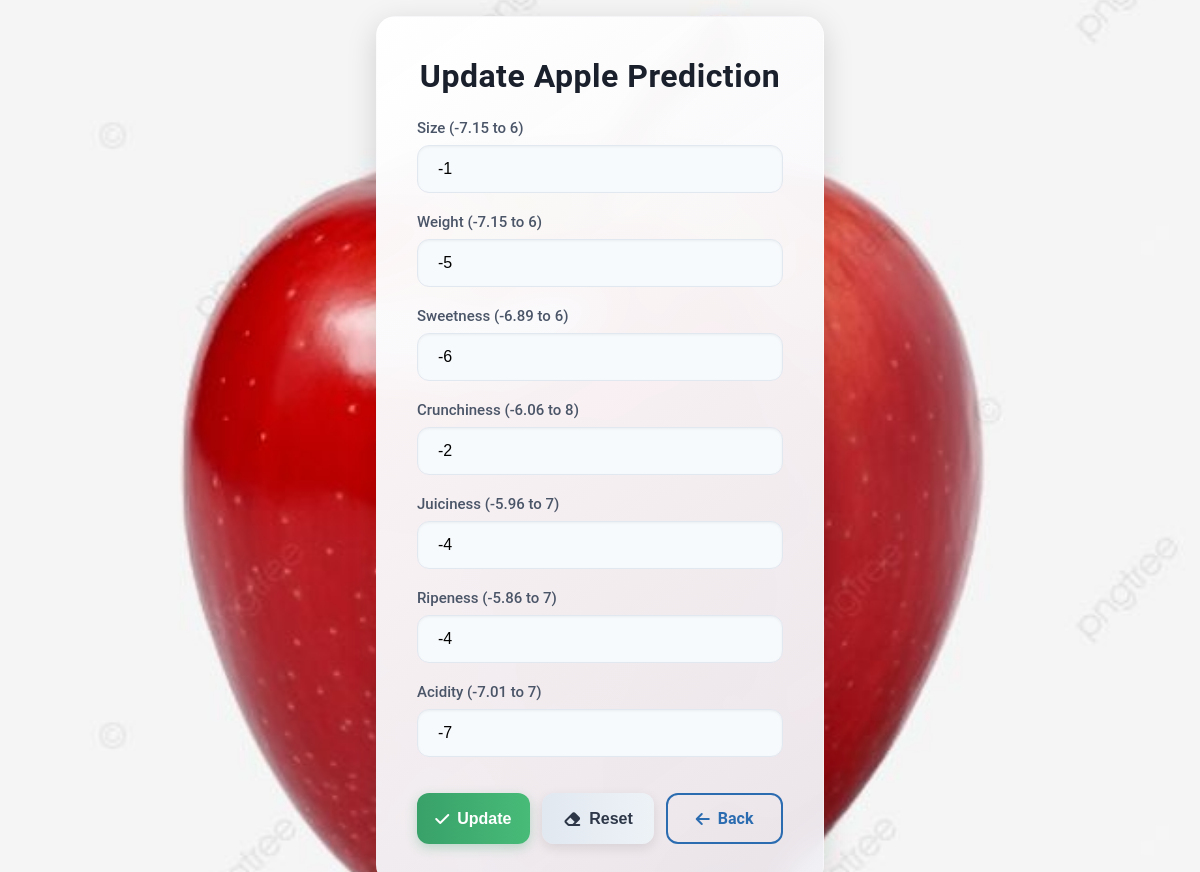
Screenshot of /update.php?id=16 (signed in) with the database file from the repository.
### tables this page shows
CREATE TABLE `apple_data` (
  `apple_id` int(11) NOT NULL,
  `size` float DEFAULT NULL,
  `weight` float DEFAULT NULL,
  `sweetness` float DEFAULT NULL,
  `crunchiness` float DEFAULT NULL,
  `juiciness` float DEFAULT NULL,
  `ripeness` float DEFAULT NULL,
  `acidity` float DEFAULT NULL,
  `user_id` int(11) DEFAULT NULL,
  `quality` varchar(10) DEFAULT NULL,
  `created_at` timestamp NOT NULL DEFAULT current_timestamp(),
  `confidence` decimal(5,2) DEFAULT NULL
);

### update.php (the view, shortened to what this page needs)
<?php
require 'conn.php';
$apple_id = (int)$_GET['id'];
$user_id = $_SESSION['id'];
$stmt = $dbhandle->prepare("SELECT size, weight, sweetness, crunchiness, juiciness, ripeness, acidity
                           FROM apple_data
                           WHERE apple_id = ? AND user_id = ?");
$stmt->bind_param("ii", $apple_id, $user_id);
$stmt->execute();
$result = $stmt->get_result();
$row = $result->fetch_assoc();
?>
<!DOCTYPE html>
<html lang="en">
<head>
    <link rel="stylesheet" href="css/predict.css">
    <link rel="stylesheet" href="https://cdnjs.cloudflare.com/ajax/libs/font-awesome/6.4.2/css/all.min.css">
</head>
<body>
    <div class="container">
        <h2 class="title">Update Apple Prediction</h2>
        <form action="update.php?id=<?php echo htmlspecialchars($apple_id); ?>" method="post" class="form">
            <div class="input-group">
                <label for="size">Size (-7.15 to 6)</label>
                <input type="number" name="size" id="size" step="0.01" min="-7.15" max="6"
                       value="<?php echo htmlspecialchars($row['size']); ?>" required>
            </div>
            <div class="input-group">
                <label for="weight">Weight (-7.15 to 6)</label>
                <input type="number" name="weight" id="weight" step="0.01" min="-7.15" max="6"
                       value="<?php echo htmlspecialchars($row['weight']); ?>" required>
            </div>
            <div class="input-group">
                <label for="sweetness">Sweetness (-6.89 to 6)</label>
                <input type="number" name="sweetness" id="sweetness" step="0.01" min="-6.89" max="6"
                       value="<?php echo htmlspecialchars($row['sweetness']); ?>" required>
            </div>
            <div class="input-group">
                <label for="crunchiness">Crunchiness (-6.06 to 8)</label>
                <input type="number" name="crunchiness" id="crunchiness" step="0.01" min="-6.06" max="8"
                       value="<?php echo htmlspecialchars($row['crunchiness']); ?>" required>
            </div>
            <div class="input-group">
                <label for="juiciness">Juiciness (-5.96 to 7)</label>
                <input type="number" name="juiciness" id="juiciness" step="0.01" min="-5.96" max="7"
                       value="<?php echo htmlspecialchars($row['juiciness']); ?>" required>
            </div>
            <div class="input-group">
                <label for="ripeness">Ripeness (-5.86 to 7)</label>
                <input type="number" name="ripeness" id="ripeness" step="0.01" min="-5.86" max="7"
                       value="<?php echo htmlspecialchars($row['ripeness']); ?>" required>
            </div>
            <div class="input-group">
                <label for="acidity">Acidity (-7.01 to 7)</label>
                <input type="number" name="acidity" id="acidity" step="0.01" min="-7.01" max="7"
                       value="<?php echo htmlspecialchars($row['acidity']); ?>" required>
            </div>
            <div class="button-group">
                <button type="submit" class="register-btn"><i class="fas fa-check"></i> Update</button>
                <button type="reset" class="clear-btn"><i class="fas fa-eraser"></i> Reset</button>
                <a href="history.php" class="back-btn"><i class="fas fa-arrow-left"></i> Back</a>
            </div>
        </form>
    </div>
</body>
</html>

### css/predict.css (style rules this page uses)
* { margin: 0; padding: 0; box-sizing: border-box; }
body { font-family: 'Roboto', sans-serif; background: url('../images/apple.jpg') no-repeat center center fixed; background-size: cover; display: flex; justify-content: center; align-items: center; min-height: 100vh; margin: 0; padding: 1rem; }
.container { background: linear-gradient(145deg, rgba(255, 255, 255, 0.98), rgba(240, 240, 245, 0.95)); backdrop-filter: blur(12px); padding: clamp(2rem, 5vw, 2.5rem); border-radius: 20px; width: clamp(22rem, 45vw, 28rem); max-width: 28rem; text-align: center; box-shadow: 0 8px 30px rgba(0, 0, 0, 0.15); border: 1px solid rgba(255, 255, 255, 0.2); }
.title { font-size: clamp(1.75rem, 4vw, 2rem); font-weight: 700; color: #1A202C; margin-bottom: 1.5rem; letter-spacing: 0.5px; }
.form { display: flex; flex-direction: column; gap: 1.25rem; }
.input-group { display: flex; flex-direction: column; align-items: flex-start; width: 100%; }
label { font-size: clamp(0.875rem, 2vw, 0.9375rem); color: #4A5568; margin-bottom: 0.5rem; font-weight: 500; }
input, select { width: 100%; padding: 0.875rem 1.25rem; border: 1px solid #E2E8F0; border-radius: 12px; font-size: clamp(0.9375rem, 2.5vw, 1rem); background: #F7FAFC; transition: all 0.3s ease; box-shadow: inset 0 1px 3px rgba(0, 0, 0, 0.05); }
input::placeholder { color: #A0AEC0; }
.button-group { display: flex; gap: 0.75rem; justify-content: center; margin-top: 1rem; }
.register-btn, .clear-btn, .back-btn { flex: 1; padding: 0.875rem; border-radius: 12px; font-size: clamp(0.9375rem, 2.5vw, 1rem); font-weight: 600; cursor: pointer; transition: all 0.3s ease; text-align: center; text-decoration: none; display: flex; align-items: center; justify-content: center; gap: 0.5rem; border: none; }
.register-btn { background: linear-gradient(90deg, #38A169, #48BB78); color: #FFFFFF; box-shadow: 0 4px 12px rgba(56, 161, 105, 0.3); }
.clear-btn { background: linear-gradient(90deg, #E2E8F0, #EDF2F7); color: #2D3748; box-shadow: 0 4px 12px rgba(0, 0, 0, 0.1); }
.back-btn { background: transparent; border: 2px solid #2B6CB0; color: #2B6CB0; box-shadow: none; }

### rows the page displays
apple_data: size "-1", weight "-5", sweetness "-6", crunchiness "-2", juiciness "-4", ripeness "-4", acidity "-7"
